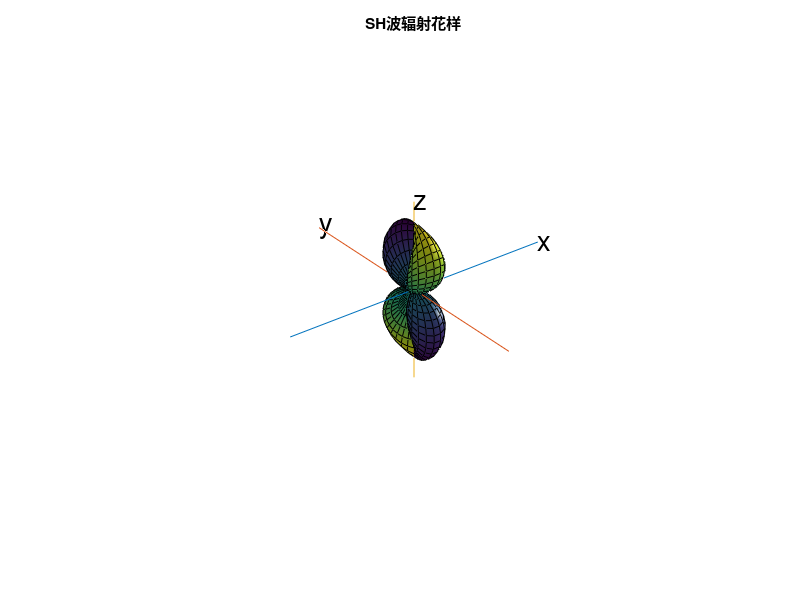

Write the MATLAB code that produced this figure.
%S波辐射花样
%P10_2.m
%Fai向的波的辐射图型
n=30;
fai=(0:2:2*n)/n*pi;%走向0~2pi
theta=(0:2:2*n)'/n*pi/2;%倾角
costheta=cos(theta);costheta(1)=1;costheta(n+1)=-1;
sintheta=sin(theta);sintheta(1)=0;sintheta(n+1)=0;
sinfai=sin(fai);sinfai(1)=0;sinfai(n+1)=0;
cosfai=cos(fai);cosfai(1)=1;cosfai(n+1)=1;
r=-costheta*sinfai;
x=r.*(sintheta*cosfai);
y=r.*(sintheta*sinfai);
z=r.*(costheta*ones(1,n+1));
H=surf(x,y,z,r);
set(H,'FaceLighting','phong','FaceColor','interp','AmbientStrength',0.5)
light('Position',[1 0 0],'Style','infinite')
hold on
plot3([-2 2],[0 0],[0 0]);%画x轴
text(2,0,0,'x','FontSize',20)%给出x轴的标记
plot3([0 0],[-2 2],[0 0]);
text(0,2,0,'y','FontSize',20)
plot3([0 0],[0 0],[-1.3 1.3]);
text(0,0,1.3,'z','FontSize',20)
axis off
axis equal
hold off
title('SH波辐射花样')